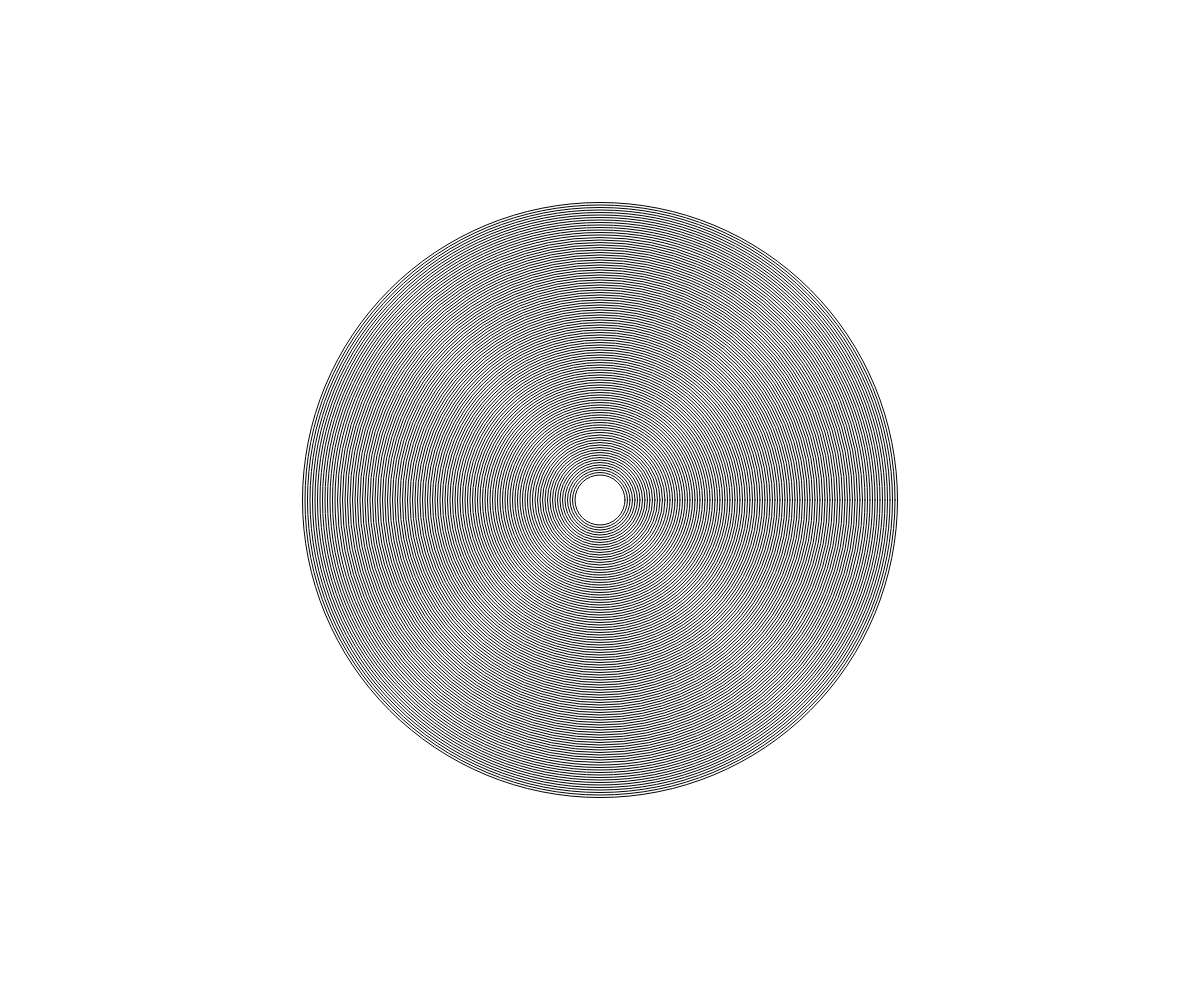
Frame 1 (no input)
Frame 60 (no input): identical to frame 1, image omitted
Frame 120 (the mouse pressed at the canvas centre since frame 60): identical to frame 1, image omitted

The p5.js sketch that drew this single still picture (run headless with seeded random() and noise() and a simulated clock; from frame 60 on, the mouse is pressed at the canvas centre):

// p5.js sketch
// ── sketch.js
function setup() {
  createCanvas(windowWidth, windowHeight);

  noFill();
  for (let i = 50; i < 600; i += 5) {
    ellipse(width / 2, height / 2, i, i);
  }
}

function draw() {}
